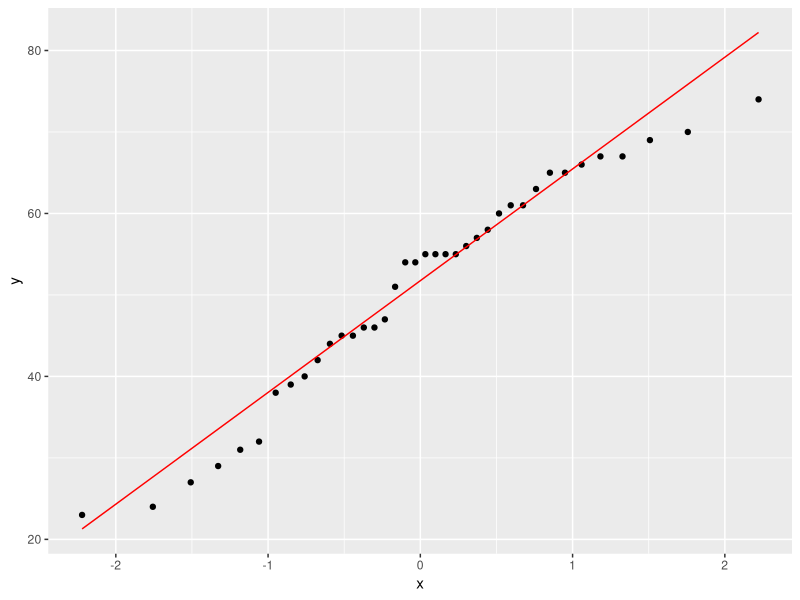
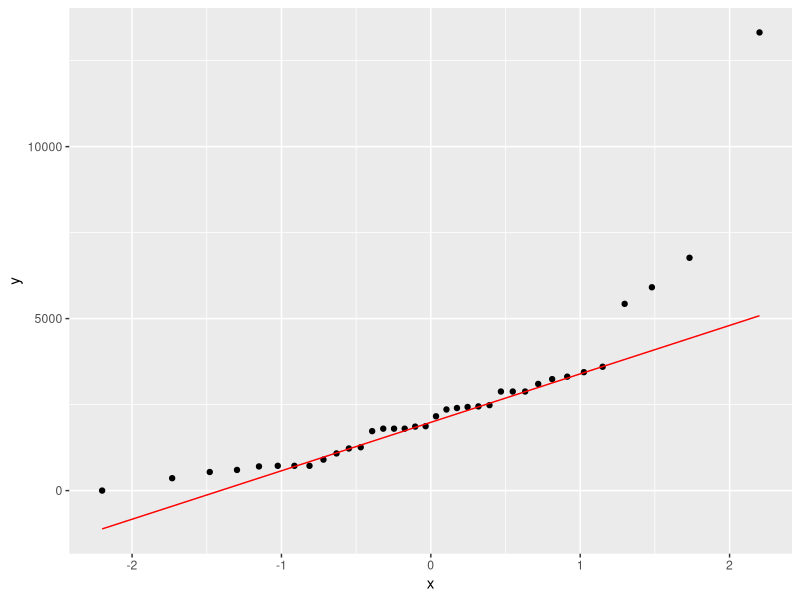

Here is the R script that generated these plots, in order: (Note: this script raises an error after producing the figures.)
## ---- chunk 1
library(tidyverse); library(knitr); library(ggplot2); library(kableExtra); library(readxl); library(dplyr); library(flextable); library(pbkrtest); library(broom)
Resultatskjema <- read_excel("Gjeldene_analyser/Resultatskjema.xlsx", na = "NA")
view(Resultatskjema)

pre.diff <- Resultatskjema %>%
  # velger relevante variabler
  select(id, group, time, sex, age, total_mass, height, weight, bmi, fat_mass, lean_mass, sys, dia, wc, handgrip, vo2max_ml_min_kg_6x5, vat_mass, vat_volume, `s-glukose`, `s-triglyserider`, `s-hdl`, `s-ldl`, pwv, `1rm_newton`, phys_act) %>% 
  # filtrerer verdier fra pretest
  filter(time == "pre") %>%
  print()

ggplot(pre.diff, aes(sample = age)) + stat_qq() + stat_qq_line(col = "red")
lm.age <- lm(age ~ group, data = pre.diff)
summary(lm.age)
confint(lm.age)

ggplot(pre.diff, aes(sample = phys_act)) + stat_qq() + stat_qq_line(col = "red")

lm.act <- lm(phys_act ~ group, data = pre.diff)
summary(lm.act)
confint(lm.act)

t.test(age ~ group, data = pre.diff, paired = FALSE)
t.test(age ~ group, data = pre.diff, var.equal = TRUE)

lm.age.co <- lm(age ~ group + sex, data = pre.diff)
summary(lm.age.co)

ggplot(pre.diff, aes(sample = height)) + stat_qq() + stat_qq_line(col = "red")
lm.height <- lm(height ~ group, data = pre.diff)
summary(lm.height)
confint(lm.height)

lm.height.co <- lm(height ~ group + sex, data = pre.diff)
summary(lm.height.co)

t.test(height ~ group, data = pre.diff, paired = FALSE)

t.test(phys_act ~ group, data = pre.diff, paired = FALSE)

t.test(weight ~ group, data = pre.diff, paired = FALSE)

ggplot(pre.diff, aes(sample = total_mass)) + stat_qq() + stat_qq_line(col = "red")
lm.mass <- lm(total_mass ~ group, data = pre.diff)
summary(lm.mass)
confint(lm.mass)

lm.mass.co <- lm(total_mass ~ group + sex, data = pre.diff)
summary(lm.mass.co)

t.test(total_mass ~ group, data = pre.diff, paired = FALSE)

# bmi er signifikant forskjellig mellom gruppene
ggplot(pre.diff, aes(sample = bmi)) + stat_qq() + stat_qq_line(col = "red")
lm.bmi <- lm(bmi ~ group, data = pre.diff)
summary(lm.bmi)
confint(lm.bmi)
var.test(bmi ~ group, data = pre.diff)
t.test(bmi ~ group, var.equal = TRUE, data = pre.diff)
t.test(bmi ~ group, data = pre.diff)

lm.bmi.co <- lm(bmi ~ group + sex, data = pre.diff)
summary(lm.bmi.co)

t.test(bmi ~ group, data = pre.diff, paired = FALSE)

# fettmasse er signifikant forskjellig mellom gruppene
ggplot(pre.diff, aes(sample = fat_mass)) + stat_qq() + stat_qq_line(col = "red")
lm.fat <- lm(fat_mass ~ group, data = pre.diff)
summary(lm.fat)
confint(lm.fat)

lm.fat.co <- lm(fat_mass ~ group + sex, data = pre.diff)
summary(lm.fat.co)

t.test(fat_mass ~ group, data = pre.diff, paired = FALSE)

ggplot(pre.diff, aes(sample = lean_mass)) + stat_qq() + stat_qq_line(col = "red")
lm.lean <- lm(lean_mass ~ group, data = pre.diff)
summary(lm.lean)
confint(lm.lean)

t.test(lean_mass ~ group, data = pre.diff, paired = FALSE)

lm.lean.co <- lm(lean_mass ~ group + sex, data = pre.diff)
summary(lm.lean.co)

ggplot(pre.diff, aes(sample = sys)) + stat_qq() + stat_qq_line(col = "red")
lm.sys <- lm(sys ~ group, data = pre.diff)
summary(lm.sys)
confint(lm.sys)

lm.sys.co <- lm(sys ~ group + sex, data = pre.diff)
summary(lm.sys.co)

t.test(sys ~ group, data = pre.diff, paired = FALSE)

ggplot(pre.diff, aes(sample = dia)) + stat_qq() + stat_qq_line(col = "red")
lm.dia <- lm(dia ~ group, data = pre.diff)
summary(lm.dia)
confint(lm.dia)

lm.dia.co <- lm(dia ~ group + sex, data = pre.diff)
summary(lm.dia.co)

t.test(dia ~ group, data = pre.diff, paired = FALSE)

ggplot(pre.diff, aes(sample = wc)) + stat_qq() + stat_qq_line(col = "red")
lm.wc <- lm(wc ~ group, data = pre.diff)
summary(lm.wc)
confint(lm.wc)

# wc sign foskjell
lm.wc.co <- lm(wc ~ group + sex, data = pre.diff)
summary(lm.wc.co)

t.test(wc ~ group, data = pre.diff, paired = FALSE)

ggplot(pre.diff, aes(sample = handgrip)) + stat_qq() + stat_qq_line(col = "red")
lm.hg <- lm(handgrip ~ group, data = pre.diff)
summary(lm.hg)

lm.hg.co <- lm(handgrip ~ group + sex, data = pre.diff)
summary(lm.hg.co)

t.test(handgrip ~ group, data = pre.diff, paired = FALSE)

ggplot(pre.diff, aes(sample = vo2max_ml_min_kg)) + stat_qq() + stat_qq_line(col = "red")
lm.vo2 <- lm(vo2max_ml_min_kg ~ group, data = pre.diff)
summary(lm.vo2)

t.test(vo2max_ml_min_kg_6x5 ~ group, data = pre.diff, paired = FALSE)

lm.vo2.co <- lm(vo2max_ml_min_kg ~ group + sex, data = pre.diff)
summary(lm.vo2.co)

ggplot(pre.diff, aes(sample = vat_mass)) + stat_qq() + stat_qq_line(col = "red")
lm.vat <- lm(vat_mass ~ group, data = pre.diff)
summary(lm.vat)

t.test(vat_mass ~ group, data = pre.diff, paired = FALSE)

lm.vat.co <- lm(vat_mass ~ group + sex, data = pre.diff)
summary(lm.vat.co)

ggplot(pre.diff, aes(sample = vat_volume)) + stat_qq() + stat_qq_line(col = "red")
lm.vatv <- lm(vat_volume ~ group, data = pre.diff)
summary(lm.vatv)

# fjerner fp som hadde 10 i glukose 
gluk <- pre.diff %>%
  filter(id != "tr031 10541") %>%
  print()

# sjekker forskjeller både med og uten fp med ekstremverdi  
ggplot(gluk, aes(sample = `s-glukose`)) + stat_qq() + stat_qq_line(col = "red")
lm.gluk <- lm(`s-glukose` ~ group, data = gluk)
summary(lm.gluk)

t.test(`s-glukose` ~ group, data = pre.diff, paired = FALSE)

ggplot(pre.diff, aes(sample = `s-glukose`)) + stat_qq() + stat_qq_line(col = "red")
lm.gluk.med <- lm(`s-glukose` ~ group, data = pre.diff)
summary(lm.gluk.med)

lm.gluk.med.co <- lm(`s-glukose` ~ group + sex, data = pre.diff)
summary(lm.gluk.med.co)

ggplot(pre.diff, aes(sample = `s-triglyserider`)) + stat_qq() + stat_qq_line(col = "red")
lm.trigl <- lm(`s-triglyserider` ~ group, data = pre.diff)
summary(lm.trigl)

lm.trigl.co <- lm(`s-triglyserider` ~ group + sex, data = pre.diff)
summary(lm.trigl.co)

t.test(`s-triglyserider` ~ group, data = pre.diff, paired = FALSE)

# fjerner 3xfp med ekstreme verdier i triglyserider
trigl <- pre.diff %>%
  filter(id != "tr031 11159") %>%
  filter(id != "tr031 14662") %>%
  filter(id != "tr031 11887") %>%
  print()

# sjekker forskjeller uten 3xfp
ggplot(trigl, aes(sample = `s-triglyserider`)) + stat_qq() + stat_qq_line(col = "red")
lm.trigl.uten <- lm(`s-triglyserider` ~ group, data = trigl)
summary(lm.trigl.uten)

ggplot(pre.diff, aes(sample = `s-hdl`)) + stat_qq() + stat_qq_line(col = "red")
lm.hdl <- lm(`s-hdl` ~ group, data = pre.diff)
summary(lm.hdl)

t.test(`s-hdl` ~ group, data = pre.diff, paired = FALSE)

lm.hdl.co <- lm(`s-hdl` ~ group + sex, data = pre.diff)
summary(lm.hdl.co)

# fjerner fp med ekstreme verdier i hdl
hdl <- pre.diff %>%
  filter(id != "tr031 005") %>%
  print()

ggplot(hdl, aes(sample = `s-hdl`)) + stat_qq() + stat_qq_line(col = "red")
lm.hdl.uten <- lm(`s-hdl` ~ group, data = hdl)
summary(lm.hdl.uten)

ggplot(pre.diff, aes(sample = `s-ldl`)) + stat_qq() + stat_qq_line(col = "red")
lm.ldl <- lm(`s-ldl` ~ group, data = pre.diff)
summary(lm.ldl)

ggplot(pre.diff, aes(sample = `s-ldl`)) + stat_qq() + stat_qq_line(col = "red")
lm.ldl.co <- lm(`s-ldl` ~ group + sex, data = pre.diff)
summary(lm.ldl.co)

# fjerner fp med ekstreme verdier i ldl
ldl <- pre.diff %>%
  filter(id != "tr031 001") %>%
  filter(id != "tr031 10541") %>%
  filter(id != "tr031 015") %>%
  print()

t.test(`s-ldl` ~ group, data = pre.diff, paired = FALSE)

ggplot(ldl, aes(sample = `s-ldl`)) + stat_qq() + stat_qq_line(col = "red")
lm.ldl.uten <- lm(`s-ldl` ~ group, data = ldl)
summary(lm.ldl.uten)

ggplot(pre.diff, aes(sample = pwv)) + stat_qq() + stat_qq_line(col = "red")
lm.pwv <- lm(pwv ~ group, data = pre.diff)
summary(lm.pwv)

ggplot(pre.diff, aes(sample = pwv)) + stat_qq() + stat_qq_line(col = "red")
lm.pwv.co <- lm(pwv ~ group + sex, data = pre.diff)
summary(lm.pwv.co)

t.test(pwv ~ group, data = pre.diff, paired = FALSE)

ggplot(pre.diff, aes(sample = strength_leg)) + stat_qq() + stat_qq_line(col = "red")
lm.strength_leg <- lm(strength_leg ~ group, data = pre.diff)
summary(lm.strength_leg)

lm.strength_leg.co <- lm(strength_leg ~ group + sex, data = pre.diff)
summary(lm.strength_leg.co)

t.test(`1rm_newton` ~ group, data = pre.diff, paired = FALSE)

# sjekker p.verdi mellom kvinner i pre-verdier
pre.diff.women <- Resultatskjema %>%
  # velger relevante variabler
  select(id, group, time, sex, age, height, weight, total_mass, bmi, fat_mass, lean_mass, sys, dia, wc, handgrip, vo2max_ml_min_kg_6x5, vat_mass, vat_volume, `s-glukose`, `s-triglyserider`, `s-hdl`, `s-ldl`, pwv, `1rm_newton`, phys_act) %>% 
  # filtrerer verdier fra pretest
  filter(time == "pre") %>%
  filter(sex == "1") %>%
  # grupperer etter gruppe 
  print()

ggplot(pre.diff.women, aes(sample = age)) + stat_qq() + stat_qq_line(col = "red")
lm.age.w <- lm(age ~ group, data = pre.diff.women)
summary(lm.age.w)

t.test(age ~ group, data = pre.diff.women, paired = FALSE)

t.test(phys_act ~ group, data = pre.diff.women, paired = FALSE)

ggplot(pre.diff.women, aes(sample = height)) + stat_qq() + stat_qq_line(col = "red")
lm.height.w <- lm(height ~ group, data = pre.diff.women)
summary(lm.height.w)

ggplot(pre.diff.women, aes(sample = total_mass)) + stat_qq() + stat_qq_line(col = "red")
lm.mass.w <- lm(total_mass ~ group, data = pre.diff.women)
summary(lm.mass.w)

ggplot(pre.diff.women, aes(sample = bmi)) + stat_qq() + stat_qq_line(col = "red")
lm.bmi.w <- lm(bmi ~ group, data = pre.diff.women)
summary(lm.bmi.w)

t.test(height ~ group, data = pre.diff.women, paired = FALSE)
t.test(weight ~ group, data = pre.diff.women, paired = FALSE)
t.test(bmi ~ group, data = pre.diff.women, paired = FALSE)
t.test(fat_mass ~ group, data = pre.diff.women, paired = FALSE)
t.test(lean_mass ~ group, data = pre.diff.women, paired = FALSE)
t.test(sys ~ group, data = pre.diff.women, paired = FALSE)
t.test(dia ~ group, data = pre.diff.women, paired = FALSE)
t.test(wc ~ group, data = pre.diff.women, paired = FALSE)
t.test(handgrip ~ group, data = pre.diff.women, paired = FALSE)
t.test(vo2max_ml_min_kg_6x5 ~ group, data = pre.diff.women, paired = FALSE)
t.test(vat_mass ~ group, data = pre.diff.women, paired = FALSE)
t.test(`s-glukose` ~ group, data = pre.diff.women, paired = FALSE)
t.test(`s-triglyserider` ~ group, data = pre.diff.women, paired = FALSE)
t.test(`s-hdl` ~ group, data = pre.diff.women, paired = FALSE)
t.test(`s-ldl` ~ group, data = pre.diff.women, paired = FALSE)
t.test(pwv ~ group, data = pre.diff.women, paired = FALSE)
t.test(`1rm_newton` ~ group, data = pre.diff.women, paired = FALSE)


ggplot(pre.diff.women, aes(sample = fat_mass)) + stat_qq() + stat_qq_line(col = "red")
lm.fat.w <- lm(fat_mass ~ group, data = pre.diff.women)
summary(lm.fat.w)

ggplot(pre.diff.women, aes(sample = lean_mass)) + stat_qq() + stat_qq_line(col = "red")
lm.lean.w <- lm(lean_mass ~ group, data = pre.diff.women)
summary(lm.lean.w)

ggplot(pre.diff.women, aes(sample = sys)) + stat_qq() + stat_qq_line(col = "red")
lm.sys.w <- lm(sys ~ group, data = pre.diff.women)
summary(lm.sys.w)

ggplot(pre.diff.women, aes(sample = dia)) + stat_qq() + stat_qq_line(col = "red")
lm.dia.w <- lm(dia ~ group, data = pre.diff.women)
summary(lm.dia.w)

ggplot(pre.diff.women, aes(sample = wc)) + stat_qq() + stat_qq_line(col = "red")
lm.wc.w <- lm(wc ~ group, data = pre.diff.women)
summary(lm.wc.w)

ggplot(pre.diff.women, aes(sample = handgrip)) + stat_qq() + stat_qq_line(col = "red")
lm.hg.w <- lm(handgrip ~ group, data = pre.diff.women)
summary(lm.hg.w)

ggplot(pre.diff.women, aes(sample = vo2max_ml_min_kg)) + stat_qq() + stat_qq_line(col = "red")
lm.vo2.w <- lm(vo2max_ml_min_kg ~ group, data = pre.diff.women)
summary(lm.vo2.w)

ggplot(pre.diff.women, aes(sample = vat_mass)) + stat_qq() + stat_qq_line(col = "red")
lm.vat.w <- lm(vat_mass ~ group, data = pre.diff.women)
summary(lm.vat.w)

ggplot(pre.diff.women, aes(sample = `s-glukose`)) + stat_qq() + stat_qq_line(col = "red")
lm.gluk.w <- lm(`s-glukose` ~ group, data = pre.diff.women)
summary(lm.gluk.w)

ggplot(pre.diff.women, aes(sample = `s-triglyserider`)) + stat_qq() + stat_qq_line(col = "red")
lm.trigl.w <- lm(`s-triglyserider` ~ group, data = pre.diff.women)
summary(lm.trigl.w)

ggplot(pre.diff.women, aes(sample = `s-hdl`)) + stat_qq() + stat_qq_line(col = "red")
lm.hdl.w <- lm(`s-hdl` ~ group, data = pre.diff.women)
summary(lm.hdl.w)

ggplot(pre.diff.women, aes(sample = `s-ldl`)) + stat_qq() + stat_qq_line(col = "red")
lm.ldl.w <- lm(`s-ldl` ~ group, data = pre.diff.women)
summary(lm.ldl.w)

ggplot(pre.diff.women, aes(sample = pwv)) + stat_qq() + stat_qq_line(col = "red")
lm.pwv.w <- lm(pwv ~ group, data = pre.diff.women)
summary(lm.pwv.w)

ggplot(pre.diff.women, aes(sample = strength_leg)) + stat_qq() + stat_qq_line(col = "red")
lm.strength_leg.w <- lm(strength_leg ~ group, data = pre.diff.women)
summary(lm.strength_leg.w)


# sjekker p.verdi mellom kvinner i pre-verdier
pre.diff.men <- Resultatskjema %>%
  # velger relevante variabler
  select(id, group, time, sex, age, height, weight, total_mass, bmi, fat_mass, lean_mass, sys, dia, wc, handgrip, vo2max_ml_min_kg_6x5, vat_mass, vat_volume, `s-glukose`, `s-triglyserider`, `s-hdl`, `s-ldl`, pwv, `1rm_newton`, phys_act) %>% 
  # filtrerer verdier fra pretest
  filter(time == "pre") %>%
  filter(sex == "2") %>%
  print()

t.test(age ~ group, data = pre.diff.men, paired = FALSE)
t.test(height ~ group, data = pre.diff.men, paired = FALSE)
t.test(weight ~ group, data = pre.diff.men, paired = FALSE)
t.test(bmi ~ group, data = pre.diff.men, paired = FALSE)
t.test(fat_mass ~ group, data = pre.diff.men, paired = FALSE)
t.test(lean_mass ~ group, data = pre.diff.men, paired = FALSE)
t.test(sys ~ group, data = pre.diff.men, paired = FALSE)
t.test(dia ~ group, data = pre.diff.men, paired = FALSE)
t.test(wc ~ group, data = pre.diff.men, paired = FALSE)
t.test(handgrip ~ group, data = pre.diff.men, paired = FALSE)
t.test(vo2max_ml_min_kg_6x5 ~ group, data = pre.diff.men, paired = FALSE)
t.test(vat_mass ~ group, data = pre.diff.men, paired = FALSE)
t.test(`s-glukose` ~ group, data = pre.diff.men, paired = FALSE)
t.test(`s-triglyserider` ~ group, data = pre.diff.men, paired = FALSE)
t.test(`s-hdl` ~ group, data = pre.diff.men, paired = FALSE)
t.test(`s-ldl` ~ group, data = pre.diff.men, paired = FALSE)
t.test(pwv ~ group, data = pre.diff.men, paired = FALSE)
t.test(`1rm_newton` ~ group, data = pre.diff.men, paired = FALSE)
t.test(phys_act ~ group, data = pre.diff.men, paired = FALSE)

ggplot(pre.diff.men, aes(sample = age)) + stat_qq() + stat_qq_line(col = "red")
lm.age.m <- lm(age ~ group, data = pre.diff.men)
summary(lm.age.m)

ggplot(pre.diff.men, aes(sample = height)) + stat_qq() + stat_qq_line(col = "red")
lm.height.m <- lm(height ~ group, data = pre.diff.men)
summary(lm.height.m)

# filtrerer ut ekstremverdi
pre.diff.men.eks <- pre.diff.men %>%
  filter(id != "tr031 004")

ggplot(pre.diff.men, aes(sample = total_mass)) + stat_qq() + stat_qq_line(col = "red")
lm.mass.m <- lm(total_mass ~ group, data = pre.diff.men)
summary(lm.mass.m)

ggplot(pre.diff.men.eks, aes(sample = total_mass)) + stat_qq() + stat_qq_line(col = "red")
lm.mass.m2 <- lm(total_mass ~ group, data = pre.diff.men.eks)
summary(lm.mass.m2)

ggplot(pre.diff.men, aes(sample = bmi)) + stat_qq() + stat_qq_line(col = "red")
lm.bmi.m <- lm(bmi ~ group, data = pre.diff.men)
summary(lm.bmi.m)

ggplot(pre.diff.men.eks, aes(sample = bmi)) + stat_qq() + stat_qq_line(col = "red")
lm.bmi.m2 <- lm(bmi ~ group, data = pre.diff.men.eks)
summary(lm.bmi.m2)

ggplot(pre.diff.men, aes(sample = fat_mass)) + stat_qq() + stat_qq_line(col = "red")
lm.fat.m <- lm(fat_mass ~ group, data = pre.diff.men)
summary(lm.fat.m)

ggplot(pre.diff.men.eks, aes(sample = fat_mass)) + stat_qq() + stat_qq_line(col = "red")
lm.fat.m2 <- lm(fat_mass ~ group, data = pre.diff.men.eks)
summary(lm.fat.m2)

ggplot(pre.diff.men, aes(sample = lean_mass)) + stat_qq() + stat_qq_line(col = "red")
lm.lean.m <- lm(lean_mass ~ group, data = pre.diff.men)
summary(lm.lean.m)

ggplot(pre.diff.men, aes(sample = sys)) + stat_qq() + stat_qq_line(col = "red")
lm.sys.m <- lm(sys ~ group, data = pre.diff.men)
summary(lm.sys.m)

ggplot(pre.diff.men, aes(sample = dia)) + stat_qq() + stat_qq_line(col = "red")
lm.dia.m <- lm(dia ~ group, data = pre.diff.men)
summary(lm.dia.m)

ggplot(pre.diff.men, aes(sample = wc)) + stat_qq() + stat_qq_line(col = "red")
lm.wc.m <- lm(wc ~ group, data = pre.diff.men)
summary(lm.wc.m)

# sjekker uten ekstremverdi

ggplot(pre.diff.men.eks, aes(sample = wc)) + stat_qq() + stat_qq_line(col = "red")
lm.wc.m2 <- lm(wc ~ group, data = pre.diff.men.eks)
summary(lm.wc.m2)

ggplot(pre.diff.men, aes(sample = handgrip)) + stat_qq() + stat_qq_line(col = "red")
lm.hg.m <- lm(handgrip ~ group, data = pre.diff.men)
summary(lm.hg.m)

ggplot(pre.diff.men, aes(sample = vo2max_ml_min_kg)) + stat_qq() + stat_qq_line(col = "red")
lm.vo2.m <- lm(vo2max_ml_min_kg ~ group, data = pre.diff.men)
summary(lm.vo2.m)

ggplot(pre.diff.men, aes(sample = vat_mass)) + stat_qq() + stat_qq_line(col = "red")
lm.vat.m <- lm(vat_mass ~ group, data = pre.diff.men)
summary(lm.vat.m)

ggplot(pre.diff.men, aes(sample = `s-glukose`)) + stat_qq() + stat_qq_line(col = "red")
lm.gluk.m <- lm(`s-glukose` ~ group, data = pre.diff.men)
summary(lm.gluk.m)

# sjekker uten ekstremverdi
pre.diff.men.eks2 <- pre.diff.men %>%
  filter(id != "tr031 009")

ggplot(pre.diff.men.eks2, aes(sample = `s-glukose`)) + stat_qq() + stat_qq_line(col = "red")
lm.gluk.m2 <- lm(`s-glukose` ~ group, data = pre.diff.men.eks2)
summary(lm.gluk.m2)

ggplot(pre.diff.men, aes(sample = `s-triglyserider`)) + stat_qq() + stat_qq_line(col = "red")
lm.trigl.m <- lm(`s-triglyserider` ~ group, data = pre.diff.men)
summary(lm.trigl.m)

ggplot(pre.diff.men, aes(sample = `s-hdl`)) + stat_qq() + stat_qq_line(col = "red")
lm.hdl.m <- lm(`s-hdl` ~ group, data = pre.diff.men)
summary(lm.hdl.m)

ggplot(pre.diff.men, aes(sample = `s-ldl`)) + stat_qq() + stat_qq_line(col = "red")
lm.ldl.m <- lm(`s-ldl` ~ group, data = pre.diff.men)
summary(lm.ldl.m)

ggplot(pre.diff.men, aes(sample = pwv)) + stat_qq() + stat_qq_line(col = "red")
lm.pwv.m <- lm(pwv ~ group, data = pre.diff.men)
summary(lm.pwv.m)

ggplot(pre.diff.men, aes(sample = strength_leg)) + stat_qq() + stat_qq_line(col = "red")
lm.strength_leg.m <- lm(strength_leg ~ group, data = pre.diff.men)
summary(lm.strength_leg.m)
